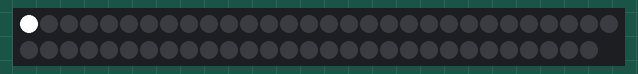
Recording of a sketch running on a simulated ATtiny85, built with avr-gcc and run on an emulated ATtiny85. On the bench: 59 RGB LEDs in strip order, left to right, continuing on the next row.

Above: at 0.17 s.
At 1.07 s:
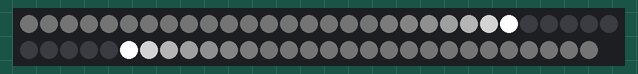
At 39.57 s:
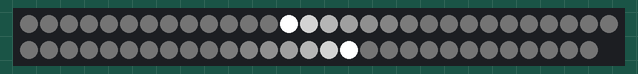

The sketch:

BrightnessEffect.ino
```cpp
#include "SPI.h" // Comment out this line if using Trinket or Gemma
#include "Adafruit_WS2801.h"
#ifdef __AVR_ATtiny85__
#include <avr/power.h>
#endif

uint8_t dataPin  = 2;    // geel draad
uint8_t clockPin = 3;    // wit draad
int numPixels = 59;
int y = 8;  // staart lengte

Adafruit_WS2801 strip = Adafruit_WS2801(numPixels, dataPin, clockPin);

class RunningLed
{
  public:
    int counter = 0;
    int c = 0;

    void gaOmhoog() {
      for (counter; counter < strip.numPixels(); counter++)
      {

        //1ste lus

        strip.setPixelColor(counter, 255, 255, 255);

        for (int j = 1; j < y ; j++) {
          c= 255/(pow(2,j));
          //
          //c = 255 / ( j*3);
          strip.setPixelColor(counter - j, c, c, c);
        }

        //2de lus

        strip.setPixelColor(numPixels - counter, 255, 255, 255);

        for (int j = 1; j < y ; j++) {
          c = 255 / (pow(2, j));
          strip.setPixelColor((numPixels - counter) + j, c, c, c);
        }


        strip.show();
        delay(20);
        if (counter == numPixels - 1) {
          gaOmlaag();
        }
      }
    }

    void gaOmlaag() {
      for (counter; counter >= 0; counter--)
      {

        //1ste lus

        strip.setPixelColor(counter, 255, 255, 255);

        for (int j = 1; j < y ; j++) {
          c = 255 / (pow(2, j));
          strip.setPixelColor(counter + j, c, c, c);
        }

        //2de lus


        strip.setPixelColor(numPixels - counter, 255, 255, 255);

        for (int j = 1; j < y ; j++) {
          c = 255 / (pow(2, j));
          strip.setPixelColor((numPixels - counter) - j, c, c, c);
        }

        strip.show();
        delay(20);
        if (counter == 0) {
          gaOmhoog();
        }
      }
    }

};


RunningLed *rl1 = new RunningLed();
RunningLed *rl2 = new RunningLed();
void setup() {
  Serial.begin(9600);
  // put your setup code here, to run once:
#if defined(__AVR_ATtiny85__) && (F_CPU == 16000000L)
  clock_prescale_set(clock_div_1); // Enable 16 MHz on Trinket
#endif
  strip.begin();
  // Update LED contents, to start they are all 'off'
  strip.show();


}

void loop() {

  //for(int x = 0; x<y+2; x++){
  //  strip.setPixelColor(numPixels-x, 0, 0, 0);
  //}

  rl1->gaOmhoog();

}


/* Helper functions */

// Create a 24 bit color value from R,G,B
uint32_t Color(byte r, byte g, byte b)
{
  uint32_t c;
  c = r;
  c <<= 8;
  c |= g;
  c <<= 8;
  c |= b;
  return c;
}

//Input a value 0 to 255 to get a color value.
//The colours are a transition r - g -b - back to r
uint32_t Wheel(byte WheelPos)
{
  if (WheelPos < 85) {
    return Color(WheelPos * 3, 255 - WheelPos * 3, 0);
  } else if (WheelPos < 170) {
    WheelPos -= 85;
    return Color(255 - WheelPos * 3, 0, WheelPos * 3);
  } else {
    WheelPos -= 170;
    return Color(0, WheelPos * 3, 255 - WheelPos * 3);
  }
}
```
